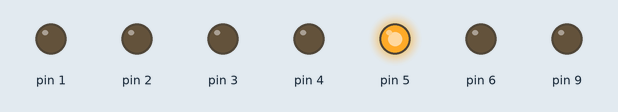
Recording of a sketch running on a simulated Arduino Uno, built with avr-gcc and run on an emulated ATmega328P. On the bench: output pins drawn as LEDs (lit = HIGH).

Above: at 0.7 s.
At 3.7 s:
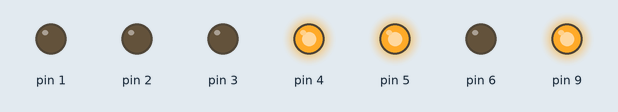
At 5.2 s:
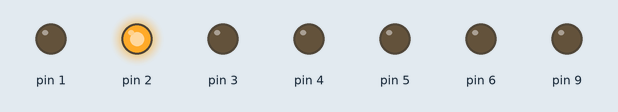
At 8.2 s:
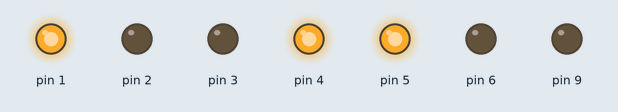
At 12.7 s:
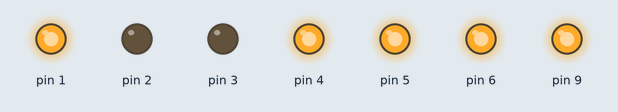
At 17.2 s:
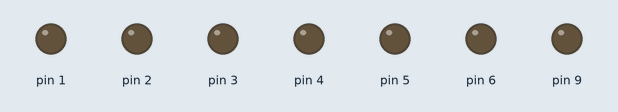
Timing chart, 0 to 19.5 s (numbered marks = the images above):
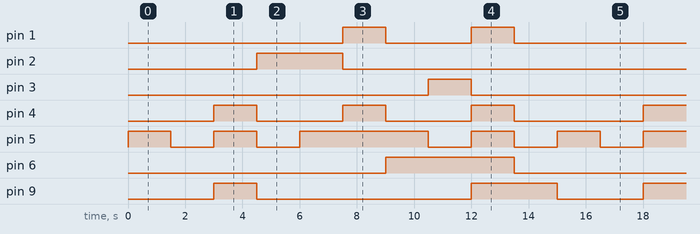

Measured:
- by itself, pin 1: repeats every 15.0 s: LOW 3.0 s, HIGH 1.5 s, LOW 9.0 s, HIGH 1.5 s
- by itself, pin 2: alternates HIGH for 3.0 s and LOW for 12.0 s
- by itself, pin 3: alternates HIGH for 1.5 s and LOW for 13.5 s
- by itself, pin 4: repeats every 15.0 s: 2 × (LOW 3.0 s, HIGH 1.5 s), LOW 4.5 s, HIGH 1.5 s
- by itself, pin 5: repeats every 15.0 s: LOW 1.5 s, HIGH 1.5 s, LOW 1.5 s, HIGH 4.5 s, 2 × (LOW 1.5 s, HIGH 1.5 s)
- by itself, pin 6: alternates HIGH for 4.5 s and LOW for 10.5 s
- by itself, pin 9: repeats every 15.0 s: LOW 7.5 s, HIGH 3.0 s, LOW 3.0 s, HIGH 1.5 s

The sketch:

EE201_4.ino
```cpp
void setup() {
  // put your setup code here, to run once:
  pinMode(1, OUTPUT);
  pinMode(2, OUTPUT);
  pinMode(3, OUTPUT);
  pinMode(4, OUTPUT);
  pinMode(5, OUTPUT);
  pinMode(6, OUTPUT);
  pinMode(9, OUTPUT);
}

void loop() {
  // put your main code here, to run repeatedly:
  // 9
  digitalWrite(1, LOW);
  digitalWrite(2, LOW);
  digitalWrite(3, LOW);
  digitalWrite(4, LOW);
  digitalWrite(5, HIGH);
  digitalWrite(6, LOW);
  digitalWrite(9, LOW);
  delay(1500);

  // 8
  digitalWrite(1, LOW);
  digitalWrite(2, LOW);
  digitalWrite(3, LOW);
  digitalWrite(4, LOW);
  digitalWrite(5, LOW);
  digitalWrite(6, LOW);
  digitalWrite(9, LOW);
  delay(1500);

  // 7
  digitalWrite(1, LOW);
  digitalWrite(2, LOW);
  digitalWrite(3, LOW);
  digitalWrite(4, HIGH);
  digitalWrite(5, HIGH);
  digitalWrite(6, LOW);
  digitalWrite(9, HIGH);
  delay(1500);

  // 6
  digitalWrite(1, LOW);
  digitalWrite(2, HIGH);
  digitalWrite(3, LOW);
  digitalWrite(4, LOW);
  digitalWrite(5, LOW);
  digitalWrite(6, LOW);
  digitalWrite(9, LOW);
  delay(1500);

  //5
  digitalWrite(1, LOW);
  digitalWrite(2, HIGH);
  digitalWrite(3, LOW);
  digitalWrite(4, LOW);
  digitalWrite(5, HIGH);
  digitalWrite(6, LOW);
  digitalWrite(9, LOW);
  delay(1500);

  // 4
  digitalWrite(1, HIGH);
  digitalWrite(2, LOW);
  digitalWrite(3, LOW);
  digitalWrite(4, HIGH);
  digitalWrite(5, HIGH);
  digitalWrite(6, LOW);
  digitalWrite(9, LOW);
  delay(1500);

  // 3
  digitalWrite(1, LOW);
  digitalWrite(2, LOW);
  digitalWrite(3, LOW);
  digitalWrite(4, LOW);
  digitalWrite(5, HIGH);
  digitalWrite(6, HIGH);
  digitalWrite(9, LOW);
  delay(1500);

  //2
  digitalWrite(1, LOW);
  digitalWrite(2, LOW);
  digitalWrite(3, HIGH);
  digitalWrite(4, LOW);
  digitalWrite(5, LOW);
  digitalWrite(6, HIGH);
  digitalWrite(9, LOW);
  delay(1500);

  // 1
  digitalWrite(1, HIGH);
  digitalWrite(2, LOW);
  digitalWrite(3, LOW);
  digitalWrite(4, HIGH);
  digitalWrite(5, HIGH);
  digitalWrite(6, HIGH);
  digitalWrite(9, HIGH);
  delay(1500);

  // 0
  digitalWrite(1, LOW);
  digitalWrite(2, LOW);
  digitalWrite(3, LOW);
  digitalWrite(4, LOW);
  digitalWrite(5, LOW);
  digitalWrite(6, LOW);
  digitalWrite(9, HIGH);
  delay(1500);
}
```
